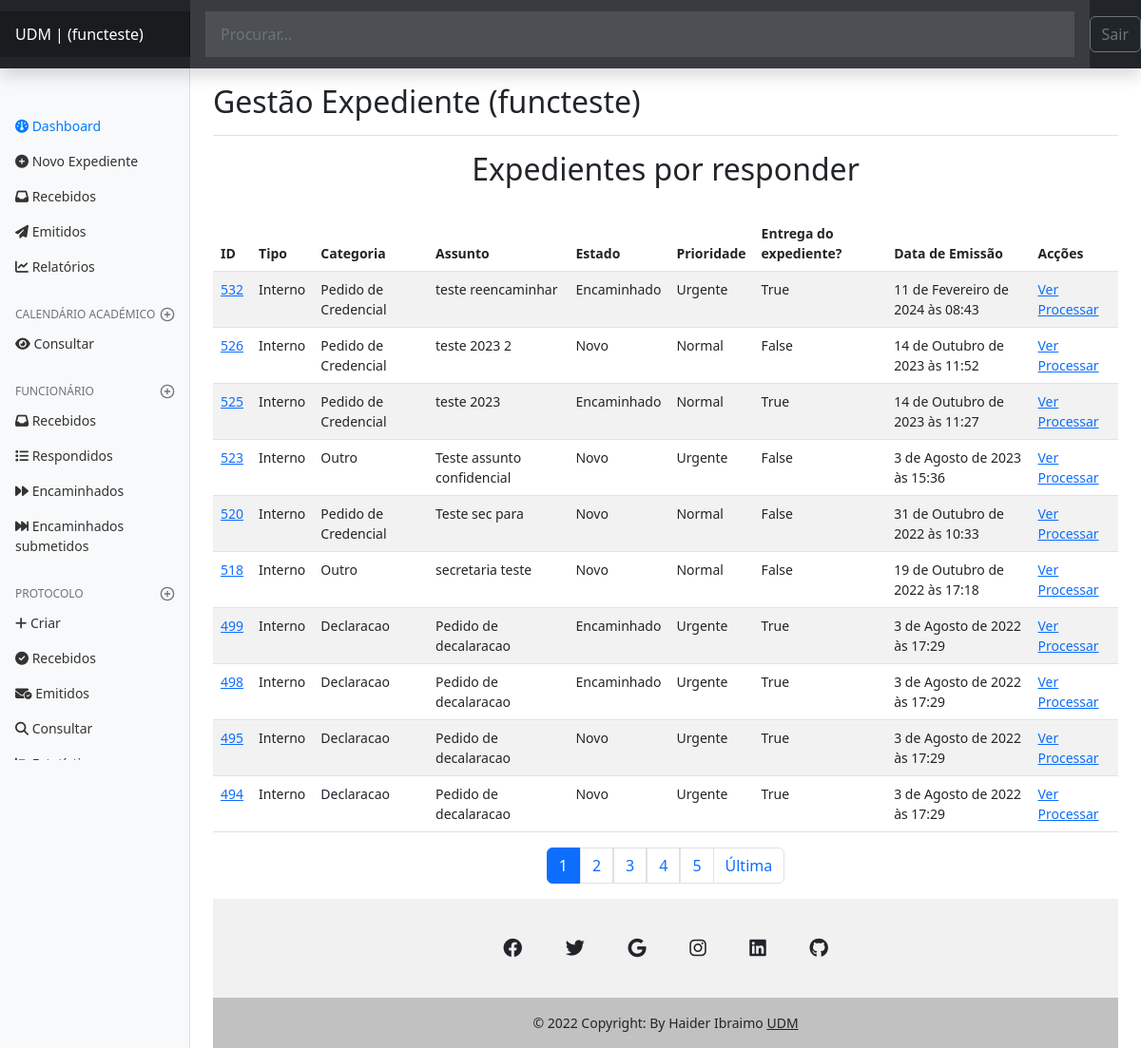
Screenshot of /authors/dashbord/expedient/recebidos_funcionario (signed in) with the database file from the repository.
### expedient/models.py (models this page shows, shortened)
class Expedient(models.Model):
    numero_Ex = models.IntegerField()
    tipo = models.CharField(max_length=50)
    departamento = models.CharField(max_length=100)
    categoria = models.CharField(max_length=100)
    assunto = models.CharField(max_length=150, null=False, )
    prioridade = models.CharField(max_length=20)
    confidencial = models.BooleanField(default=False)
    descricao = models.TextField(null=True, )
    estado = models.CharField(max_length=20)
    anexo = models.FileField(
        upload_to='expedient/uploads/%Y/%m/%d/', null=True,)
    data_emissao = models.DateTimeField(auto_now_add=True)
    data_recepcao = models.DateTimeField(auto_now=True)
    recebido = models.BooleanField(default=False)
    slug = models.SlugField()
    departamento = models.ForeignKey(
        Departamento, on_delete=models.SET_NULL, null=True, default=None)
    usuario = models.ForeignKey(User, on_delete=models.SET_NULL, null=True)

### authors/views.py (the view)
# urls.py: path('dashbord/expedient/recebidos_funcionario', views.dashbord_expedient_recebidos_funcionario,
@login_required(login_url='authors:login', redirect_field_name='next')
def dashbord_expedient_recebidos_funcionario(request):
    id_departamento = Funcionario.objects.get(author=request.user)
    departamento1 = id_departamento.departamento
    print(departamento1)
    funcionario = Funcionario.objects.filter(author=request.user).first()
    expedients = Expedient.objects.filter(departamento=departamento1,
                                          ).exclude(estado='Respondido')
    expedients = expedients.order_by('-id')
    page_obj, pagination_range = make_pagination(
        request, expedients, PER_PAGE)
    return render(request,
                  'authors/pages/dashbord_recebidos_funcionario.html', context={
                      'expedients': page_obj,
                      'pagination_range': pagination_range,
                      'funcionario': funcionario,
                  }
                  )

### expedient/models.py (called while the page is built)
    def __str__(self):
        return self.nome

### authors/templates/authors/pages/dashbord_recebidos_funcionario.html (shortened to what this page needs)
{% extends 'global/base.html' %}
{% block content %}
  <h2 align="center">Expedientes por responder</h2>
<br>
  <table class="table table-striped table-hover">
    <thead>
     <tr>
        <th>ID </th>
        <th>Tipo</th>
        <th>Categoria</th>
        <th>Assunto</th>
        <th>Estado</th>
        <th>Prioridade</th>
        <th>Entrega do expediente?</th>
        <th>Data de Emissão</th>
        <th>Acções</th>
     </tr>
      </thead>
    {% for expedient in expedients %}
    <tr>
        <td> <a href="{% url 'authors:dashbord_expedient_detail' expedient.id %}">{{ expedient.id }}</a> </td>
        <td>{{ expedient.tipo }}</td>
        <td>{{ expedient.categoria }}</td>
        <td>{{ expedient.assunto }}</td>
        <td>{{ expedient.estado }}</td>
        <td>{{ expedient.prioridade }}</td>
        <td>{{ expedient.recebido }}</td>
        <td>{{ expedient.data_emissao }}</td>
        <td> <a href="{% url 'authors:dashbord_expedient_detail' expedient.id %}">Ver</a> <a href="{% url 'authors:dashbord_expedient_detail' expedient.id %}">Processar</a></td>
     </tr>
    {% empty %}
      <li>
        <p>Não tens nenhum expediente.</p>
      </li>
    {% endfor %}
</table>
{% endblock content %}

### expedient/templates/expedient/partials/header.html (shortened to what this page needs)
{% if request.user.is_authenticated %}
<header class="navbar navbar-dark sticky-top bg-dark flex-md-nowrap p-0 shadow">
    <a class="navbar-brand col-md-3 col-lg-2 me-0 px-3 fs-6" href="{% url 'authors:dashbord' %}">UDM  | ({{ request.user.username }}) </a>
    <form action="{% url 'authors:search' %}" method="get" class="form-control form-control-dark w-100 rounded-0 border-0">
    <input class="form-control form-control-dark w-100 rounded-0 border-0" type="text" placeholder="Procurar..." name="search"  aria-label="Search" value="{{ search_term }}">
    </form>
    <div class="navbar-nav">
      <div class="nav-item text-nowrap">
        <form action="{% url 'authors:logout' %}" method="POST">
          <button class="btn btn-outline-secondary" type="submit"> Sair</button>
      </form>
      </div>
    </div>
  </header>
  <div class="container-fluid">
    <div class="row">
      <nav id="sidebarMenu" class="col-md-3 col-lg-2 d-md-block bg-light sidebar collapse">
        <div class="position-sticky pt-3 sidebar-sticky">
          <ul class="nav flex-column"  style="padding-top: 25%;">
            <li class="nav-item">
              <a class="nav-link active" aria-current="page" href="{% url 'authors:dashbord' %}">
                <i class="fa-solid fa-gauge"></i>
                Dashboard
              </a>
            </li>
            <li class="nav-item">
              <a class="nav-link" href="{% url 'authors:dashbord_expedient_new' %}">
               <i class="fa-sharp fa-solid fa-circle-plus"></i>
              Novo Expediente
              </a>
            </li>
            <li class="nav-item">
              <a class="nav-link" href="{% url 'authors:dashbord_expedient_recebidos' %}">
                <i class="fa-sharp fa-solid fa-inbox"></i>
                Recebidos
              </a>
            </li>
            <li class="nav-item">
              <a class="nav-link" href="{% url 'authors:dashbord_expedient_emitidos' %}">
                <i class="fa-sharp fa-solid fa-paper-plane"></i>
                Emitidos
              </a>
            </li>
            <li class="nav-item">
              <a class="nav-link" href="#">
                <i class="fa-sharp fa-solid fa-chart-line"></i>
                Relatórios
              </a>
            </li>
          </ul>
          <h6 class="sidebar-heading d-flex justify-content-between align-items-center px-3 mt-4 mb-1 text-muted text-uppercase">
                <span>Calendário Académico</span>
                <a class="link-secondary" href="#" aria-label="Add a new report">
                  <span data-feather="plus-circle" class="align-text-bottom"></span>
                </a>
              </h6>
              <ul class="nav flex-column mb-2">
                <li class="nav-item">
                  <a class="nav-link" href="{% url 'calendario:calendario_interno'  %}">
                    <i class="fa-solid fa-eye"></i>
                    Consultar
                  </a>
                </li>
              </ul>
{% if not funcionario %}
{% else %}
          <h6 class="sidebar-heading d-flex justify-content-between align-items-center px-3 mt-4 mb-1 text-muted text-uppercase">
            <span>Funcionário</span>
            <a class="link-secondary" href="#" aria-label="Add a new report">
              <span data-feather="plus-circle" class="align-text-bottom"></span>
            </a>
          </h6>
          <ul class="nav flex-column mb-2">
            <li class="nav-item">
              <a class="nav-link" href="{% url 'authors:dashbord_expedient_recebidos_funcionario'  %}">
                <i class="fa-sharp fa-solid fa-inbox"></i>
                Recebidos
              </a>
            </li>
            <li class="nav-item">
              <a class="nav-link" href="{% url 'authors:dashbord_expedient_respondidos_funcionario'  %}">
                <i class="fa-solid fa-list"></i>
                Respondidos
              </a>
            </li>
            <li class="nav-item">
              <a class="nav-link" href="{% url 'authors:dashbord_expedient_encaminhados_funcionario'  %}">
                <i class="fa-sharp fa-solid fa-forward"></i>
                Encaminhados
              </a>
            </li>
            <li class="nav-item">
              <a class="nav-link" href="{% url 'authors:dashbord_expedient_encaminhados_submetidos_funcionario'  %}">
                <i class="fa-solid fa-forward-fast"></i>
                Encaminhados submetidos
              </a>
            </li>
          </ul>
              <h6 class="sidebar-heading d-flex justify-content-between align-items-center px-3 mt-4 mb-1 text-muted text-uppercase">
                <span>Protocolo</span>
                <a class="link-secondary" href="#" aria-label="Add a new report">
                  <span data-feather="plus-circle" class="align-text-bottom"></span>
                </a>
              </h6>
              <ul class="nav flex-column mb-2">
                <li class="nav-item">
                  <a class="nav-link" href="{% url 'authors:dashbord_protocol_new'  %}">
                    <i class="fa-solid fa-plus"></i>
                    Criar
                  </a>
                </li>
                <li class="nav-item">
                  <a class="nav-link" href="{% url 'authors:dashbord_protocol_recebidos'  %}">
                    <i class="fa-solid fa-circle-check"></i>
                    Recebidos
                  </a>
                </li>
                <li class="nav-item">
                  <a class="nav-link" href="{% url 'authors:dashbord_protocol_emitidos'  %}">
                    <i class="fa-solid fa-envelope-circle-check"></i>
                    Emitidos
                  </a>
                </li>
                <li class="nav-item">
                  <a class="nav-link" href="{% url 'authors:protocol_search'  %}">
                    <i class="fa-solid fa-magnifying-glass"></i>
                    Consultar
                  </a>
                </li>
                <li class="nav-item">
                  <a class="nav-link" href="{% url 'authors:protocol_statistics'  %}">
                    <i class="fa-solid fa-chart-bar"></i>
                  </a>
                </li>
              </ul>
  {% endif %}
        </div>
      </nav>
      <main class="col-md-9 ms-sm-auto col-lg-10 px-md-4">
        <div class="d-flex justify-content-between flex-wrap flex-md-nowrap align-items-center pt-3 pb-2 mb-3 border-bottom">
          <h1 class="h2">Gestão Expediente ({{request.user.username}}) </h1>
        </div>
{% endif %}

### base_static/expedient/css/dashboard.css (style rules this page uses)
body { font-size: .875rem; }
.feather { width: 16px; height: 16px; vertical-align: text-bottom; }
.sidebar { position: fixed; top: 0; bottom: 0; left: 0; z-index: 100; padding: 0; box-shadow: inset -1px 0 0 rgba(0, 0, 0, .1); }
.sidebar-sticky { position: -webkit-sticky; position: sticky; top: 48px; height: calc(100vh - 48px); padding-top: .5rem; overflow-x: hidden; overflow-y: auto; }
.sidebar .nav-link { font-weight: 500; color: #333; }
.sidebar .nav-link.active { color: #007bff; }
.sidebar-heading { font-size: .75rem; text-transform: uppercase; }
.navbar-brand { padding-top: .75rem; padding-bottom: .75rem; font-size: 1rem; background-color: rgba(0, 0, 0, .25); box-shadow: inset -1px 0 0 rgba(0, 0, 0, .25); }
.navbar .form-control { padding: .75rem 1rem; border-width: 0; border-radius: 0; }
.form-control-dark { color: #fff; background-color: rgba(255, 255, 255, .1); border-color: rgba(255, 255, 255, .1); }
.border-bottom { border-bottom: 1px solid #e5e5e5; }

### rows the page displays
Expedient: id "532", tipo "Interno", categoria "Pedido de Credencial", assunto "teste reencaminhar", estado "Encaminhado", prioridade "Urgente", recebido "True", data_emissao "11 de Fevereiro de 2024 às 08:43"
Expedient: id "526", tipo "Interno", categoria "Pedido de Credencial", assunto "teste 2023 2", estado "Novo", prioridade "Normal", recebido "False", data_emissao "14 de Outubro de 2023 às 11:52"
Expedient: id "525", tipo "Interno", categoria "Pedido de Credencial", assunto "teste 2023", estado "Encaminhado", prioridade "Normal", recebido "True", data_emissao "14 de Outubro de 2023 às 11:27"
Expedient: id "523", tipo "Interno", categoria "Outro", assunto "Teste assunto confidencial", estado "Novo", prioridade "Urgente", recebido "False", data_emissao "3 de Agosto de 2023 às 15:36"
Expedient: id "520", tipo "Interno", categoria "Pedido de Credencial", assunto "Teste sec para", estado "Novo", prioridade "Normal", recebido "False", data_emissao "31 de Outubro de 2022 às 10:33"
Expedient: id "518", tipo "Interno", categoria "Outro", assunto "secretaria teste", estado "Novo", prioridade "Normal", recebido "False", data_emissao "19 de Outubro de 2022 às 17:18"
Expedient: id "499", tipo "Interno", categoria "Declaracao", assunto "Pedido de decalaracao", estado "Encaminhado", prioridade "Urgente", recebido "True", data_emissao "3 de Agosto de 2022 às 17:29"
Expedient: id "498", tipo "Interno", categoria "Declaracao", assunto "Pedido de decalaracao", estado "Encaminhado", prioridade "Urgente", recebido "True", data_emissao "3 de Agosto de 2022 às 17:29"
Expedient: id "495", tipo "Interno", categoria "Declaracao", assunto "Pedido de decalaracao", estado "Novo", prioridade "Urgente", recebido "True", data_emissao "3 de Agosto de 2022 às 17:29"
Expedient: id "494", tipo "Interno", categoria "Declaracao", assunto "Pedido de decalaracao", estado "Novo", prioridade "Urgente", recebido "True", data_emissao "3 de Agosto de 2022 às 17:29"

### other values shown
{{ request.user.username }} "functeste"
{{ page }} "1"
{{ page }} "2" "3" "4" "5"
